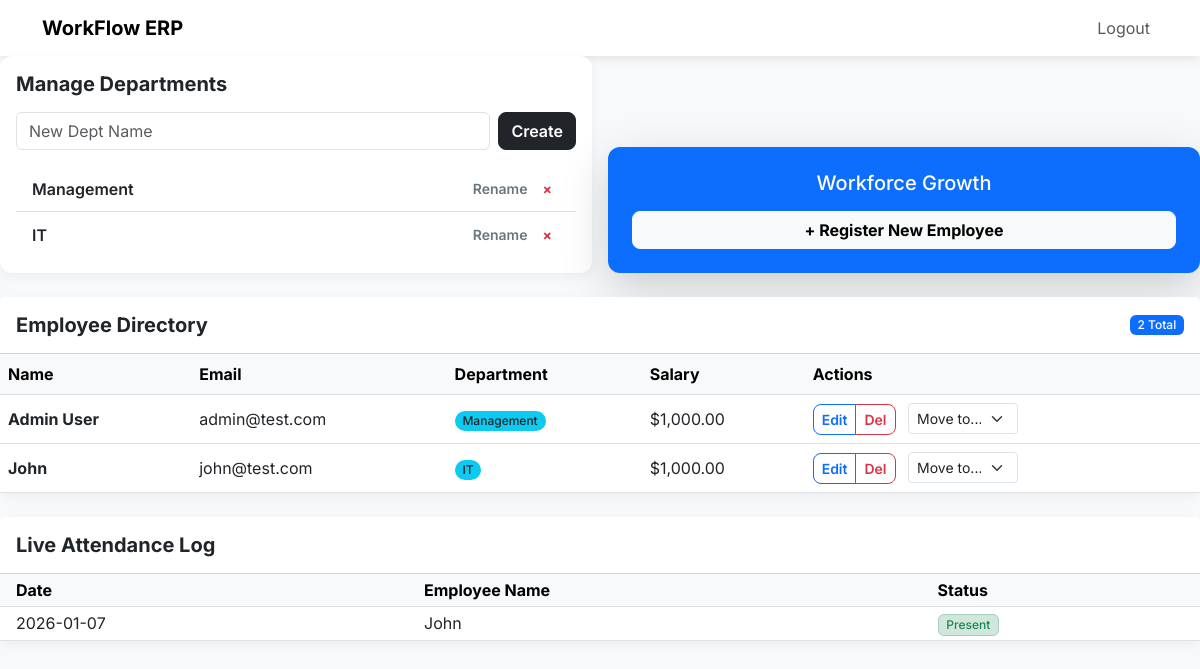
Before: /dashboard (signed in) with the older database file.
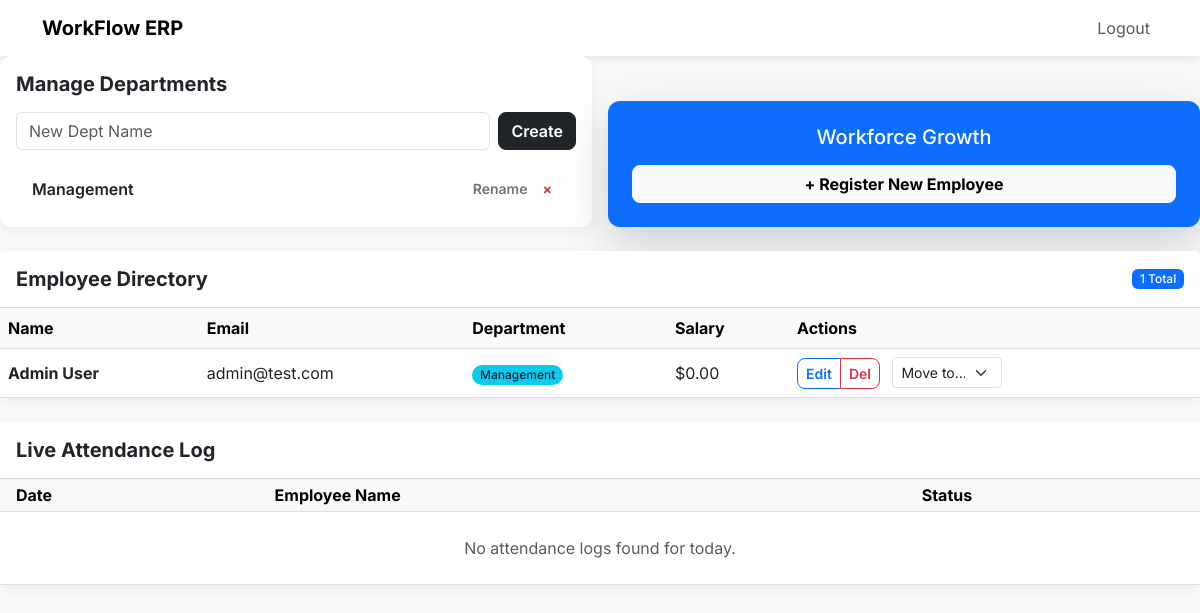
After: the same page with the newer database file.
### models.py (models this page shows)
class Department(Base):
    __tablename__ = "departments"
    id = Column(Integer, primary_key=True, index=True)
    name = Column(String, unique=True, index=True)
    employees = relationship("Employee", back_populates="department")

class Employee(Base):
    __tablename__ = "employees"
    id = Column(Integer, primary_key=True, index=True)
    name = Column(String)
    email = Column(String, unique=True, index=True)
    hashed_password = Column(String)
    role = Column(String, default="employee")
    salary = Column(Float, default=0.0)
    dept_id = Column(Integer, ForeignKey("departments.id"))
    department = relationship("Department", back_populates="employees")
    attendance_logs = relationship("Attendance", back_populates="employee")
    leaves = relationship("Leave", back_populates="employee", foreign_keys="[Leave.emp_id]")

class Attendance(Base):
    __tablename__ = "attendance"
    id = Column(Integer, primary_key=True, index=True)
    emp_id = Column(Integer, ForeignKey("employees.id"))
    date = Column(Date, default=date.today)
    employee = relationship("Employee", back_populates="attendance_logs")

### main.py (the view)
@app.get("/dashboard")
async def dashboard(request: Request, db: Session = Depends(get_db)):
    user = get_current_user(request, db)
    if not user: return RedirectResponse(url="/")
    if user.role == "admin":
        return templates.TemplateResponse("admin_dash.html", {
            "request": request, "user": user,
            "employees": db.query(models.Employee).all(),
            "departments": db.query(models.Department).all(),
            "logs": db.query(models.Attendance).all(),
            "pending_leaves": db.query(models.Leave).filter(models.Leave.approve == None).all()
        })
    marked = db.query(models.Attendance).filter(models.Attendance.emp_id == user.id, models.Attendance.date == date.today()).first()
    return templates.TemplateResponse("employee_dash.html", {
        "request": request, "user": user, "marked": marked, "today": date.today(),
        "my_leaves": db.query(models.Leave).filter(models.Leave.emp_id == user.id).all()
    })

### templates/admin_dash.html (shortened to what this page needs)
{% extends "base.html" %}
{% block content %}
<div class="row mb-4 g-3">
    <div class="col-md-6">
        <div class="card p-3 h-100">
            <h5 class="fw-bold mb-3">Manage Departments</h5>
            <form action="/admin/add-dept" method="post" class="d-flex gap-2 mb-3">
                <input type="text" name="name" class="form-control" placeholder="New Dept Name" required>
                <button type="submit" class="btn btn-dark">Create</button>
            </form>
            <div class="list-group list-group-flush" style="max-height: 200px; overflow-y: auto;">
                {% for dept in departments %}
                <div class="list-group-item d-flex justify-content-between align-items-center bg-transparent">
                    <span class="fw-semibold">{{ dept.name }}</span>
                    <div class="btn-group">
                        <button class="btn btn-sm btn-outline-secondary border-0" data-bs-toggle="modal" data-bs-target="#editDept{{ dept.id }}">
                            Rename
                        </button>
                        <a href="/admin/del-dept/{{ dept.id }}"
                           class="btn btn-sm btn-outline-danger border-0 fw-bold"
                           onclick="return confirm('Delete this department? This only works if it has no employees.')">
                           &times;
                        </a>
                    </div>
                </div>
                {% endfor %}
            </div>
        </div>
    </div>
    <div class="col-md-6 text-end d-flex align-items-end justify-content-end">
        <div class="card p-4 bg-primary text-white shadow-lg w-100 text-center">
            <h5 class="mb-3">Workforce Growth</h5>
            <button class="btn btn-light fw-bold" data-bs-toggle="modal" data-bs-target="#addEmpModal">
                + Register New Employee
            </button>
        </div>
    </div>
</div>
<div class="card mb-4">
    <div class="card-header bg-white py-3 d-flex justify-content-between align-items-center">
        <h5 class="fw-bold m-0">Employee Directory</h5>
        <span class="badge bg-primary">{{ employees|length }} Total</span>
    </div>
    <div class="table-responsive">
        <table class="table table-hover align-middle mb-0">
            <thead class="table-light">
                <tr>
                    <th>Name</th>
                    <th>Email</th>
                    <th>Department</th>
                    <th>Salary</th>
                    <th>Actions</th>
                </tr>
            </thead>
            <tbody>
                {% for emp in employees %}
                <tr>
                    <td><div class="fw-bold text-dark">{{ emp.name }}</div></td>
                    <td>{{ emp.email }}</td>
                    <td>
                        <span class="badge rounded-pill bg-info text-dark">
                            {{ emp.department.name if emp.department else 'Unassigned' }}
                        </span>
                    </td>
                    <td>${{ "{:,.2f}".format(emp.salary) }}</td>
                    <td>
                        <div class="btn-group me-2">
                            <button class="btn btn-sm btn-outline-primary" data-bs-toggle="modal" data-bs-target="#editEmp{{ emp.id }}">Edit</button>
                            <a href="/admin/del-emp/{{ emp.id }}" class="btn btn-sm btn-outline-danger" onclick="return confirm('Delete employee account?')">Del</a>
                        </div>
                        <form action="/admin/move-emp" method="post" class="d-inline-block">
                            <select name="new_dept_id" class="form-select form-select-sm" style="width: 110px;" onchange="this.form.submit()">
                                <option disabled selected>Move to...</option>
                            </select>
                        </form>
                    </td>
                </tr>
                {% endfor %}
            </tbody>
        </table>
    </div>
</div>
<div class="card">
    <div class="card-header bg-white py-3"><h5 class="fw-bold m-0">Live Attendance Log</h5></div>
    <div style="max-height: 350px; overflow-y: auto;">
        <table class="table table-sm table-hover mb-0">
            <thead class="table-light sticky-top">
                <tr>
                    <th class="ps-3">Date</th>
                    <th>Employee Name</th>
                    <th>Status</th>
                </tr>
            </thead>
            <tbody>
                {% for log in logs %}
                <tr>
                    <td class="ps-3">{{ log.date }}</td>
                    <td>{{ log.employee.name }}</td>
                    <td><span class="badge bg-success-subtle text-success border border-success-subtle">Present</span></td>
                </tr>
                {% endfor %}
                {% if not logs %}
                <tr><td colspan="3" class="text-center py-4 text-muted">No attendance logs found for today.</td></tr>
                {% endif %}
            </tbody>
        </table>
    </div>
</div>
{% endblock %}

### templates/base.html (shortened to what this page needs)
<!DOCTYPE html>
<html lang="en">
<head>
    <link href="https://cdn.jsdelivr.net/npm/bootstrap@5.3.0/dist/css/bootstrap.min.css" rel="stylesheet">
</head>
<body>
<nav class="navbar navbar-expand-lg navbar-light bg-white">
    <div class="container">
        <a class="navbar-brand fw-bold" href="/dashboard">WorkFlow ERP</a>
        <div class="navbar-nav ms-auto">
            <a class="nav-link" href="/logout">Logout</a>
        </div>
    </div>
</nav>
    {% block content %}{% endblock %}
</body>
</html>

### templates/base.html (style rules this page uses)
body { background-color: #f8f9fa; font-family: 'Inter', sans-serif; color: #333; }
.navbar { box-shadow: 0 2px 10px rgba(0,0,0,0.1); }
.card { border: none; border-radius: 12px; box-shadow: 0 4px 12px rgba(0,0,0,0.05); }
.btn { border-radius: 8px; font-weight: 600; }
.badge { font-weight: 500; }

Changed rows visible on the page:
removed Department: name "IT"
removed Employee: name "John", email "john@test.com", department "IT", salary "1,000.00"
removed Attendance: date "2026-01-07", employee.name "John"
changed Employee "Admin User": salary "1,000.00" → "0.00"
Other visible differences:
{{ employees|length }}: "2" → "1"
text now shown: "No attendance logs found for today."
